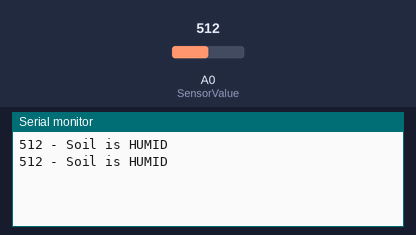
Recording of a sketch running on a simulated Arduino Uno, built with avr-gcc and run on an emulated ATmega328P. Shown: the last lines printed to the serial monitor. The inputs (shaded band) are chosen by the test bench; at power-on: A0 (SensorValue) = 512.

Above: at 1.8 s.
1.9 s: A0 (SensorValue) set to 591
At 2.8 s:
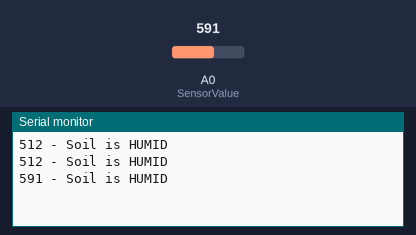
3.4 s: A0 (SensorValue) set to 610
At 4.8 s:
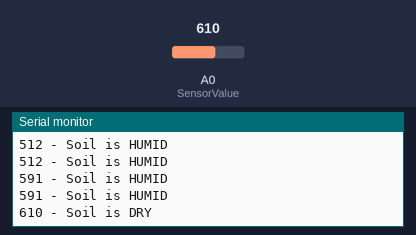
6.5 s: A0 (SensorValue) set to 360
At 7.8 s:
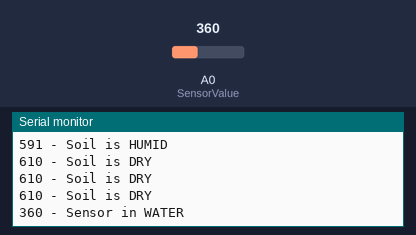
9.5 s: A0 (SensorValue) set to 378
At 10.7 s:
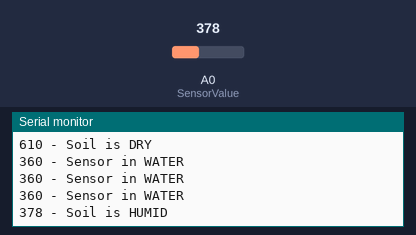
Timing chart, 0 to 12.5 s (numbered marks = the images above; inputs shaded):
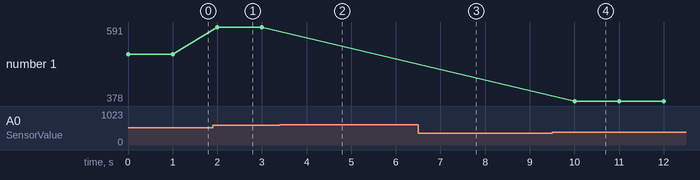

The sketch:

humedad_suelo.ino
```cpp
#define SensorValue A0

void setup()
{
  Serial.begin(9600);
  pinMode(A0, INPUT);
}

void loop()
{
  int humedad = analogRead(SensorValue);
  Serial.print(humedad); Serial.print(" - ");

  if(humedad >= 1000) {
   Serial.println("Sensor is not in the Soil or DISCONNECTED");
  }
  if(humedad < 1000 && humedad >= 600) {
   Serial.println("Soil is DRY");
  }
  if(humedad < 600 && humedad >= 370) {
   Serial.println("Soil is HUMID");
  }
  if(humedad < 370) {
   Serial.println("Sensor in WATER");
  }
  delay(1000);
}
```

Measured:
- the behaviour switches between 599 and 600 on A0 (SensorValue) (found by bisection; images 1 and 2)
- the behaviour switches between 369 and 370 on A0 (SensorValue) (found by bisection; images 3 and 4)
- after the input at 1.9 s, the serial monitor: prints a new line after 0.10 s (image 1)
- after the input at 3.4 s, the serial monitor: prints a new line after 0.60 s (image 2)
- after the input at 6.5 s, the serial monitor: prints a new line after 0.50 s (image 3)
- after the input at 9.5 s, the serial monitor: prints a new line after 0.50 s (image 4)
- plotted number 1: 512 → 591 after the input at 1.9 s, 591 → 378 after the input at 9.5 s
